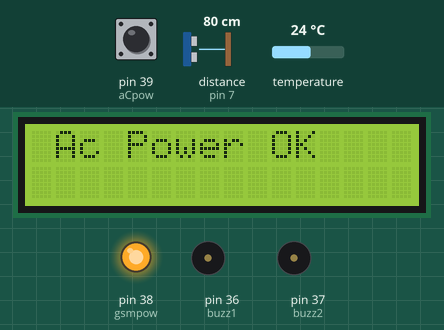
Recording of a sketch running on a simulated Arduino Mega 2560, built with avr-gcc and run on an emulated ATmega2560. Parts: 16×2 character LCD, output pins drawn as LEDs (lit = HIGH), buzzer (waves = sounding, pin HIGH). The test bench sets the inputs (shaded band); at power-on: distance to the obstacle (sensor on pin 7) 80 cm, pin 39 (aCpow) HIGH, temperature 24 °C. The echo pulse lasts 58.3 µs per cm; WiFi joins after 1.5 s; servers stay silent unless stated; uploads are accepted with an empty reply; pins used as bus, display or sensor lines are not drawn; what the sketch prints to the serial monitor is not drawn.

Above: at 1.1 s.
At 2.2 s:
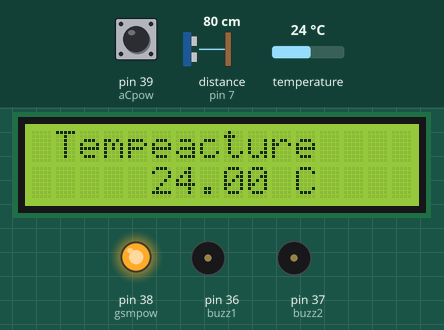
2.3 s: distance to the obstacle (sensor on pin 7) set to 2 cm
At 6.2 s:
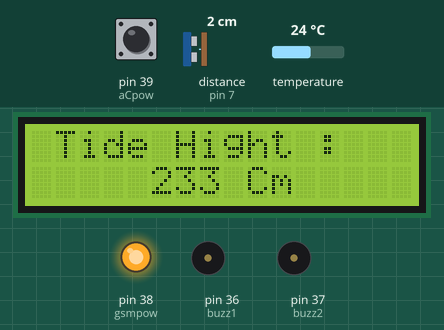
6.6 s: distance to the obstacle (sensor on pin 7) set to 4 cm
At 8.7 s:
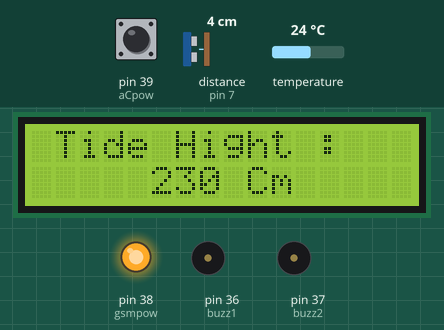
9.6 s: distance to the obstacle (sensor on pin 7) set to 9 cm
At 52.0 s:
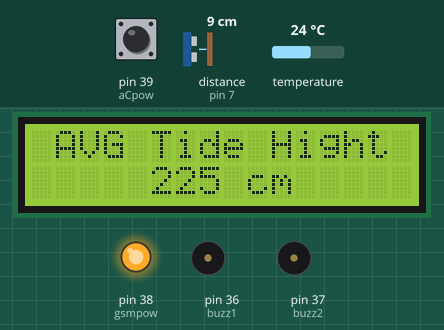
Timing chart, 0 to 52.7 s (numbered marks = the images above; inputs shaded):
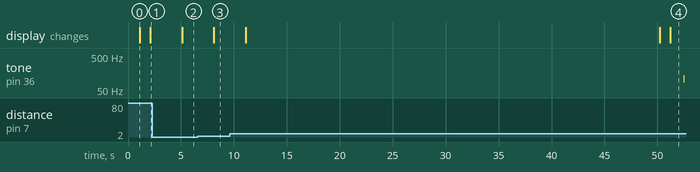

Measured:
- after the input at 2.3 s, the display: changes after 2.8 s (image 2)
- after the input at 6.6 s, the display: changes after 1.5 s (image 3)
- what the display in image 0 shows lasts 1.0 s, from 1.1 s to 2.1 s

The sketch:

v17Local.ino
```cpp
#include <Ethernet.h>
#include <SPI.h>
#include <SD.h>
#include <stdio.h>
#include <LiquidCrystal.h>
#include <OneWire.h>

#define echoPin 7 // Echo Pin
#define trigPin 8 // Trigger Pi

OneWire  ds(A8);
LiquidCrystal lcd(30, 31, 32, 33, 34, 35);


int maximumRange = 800; // Maximum range needed
int minimumRange = 0; // Minimum range needed
long duration, distance; // Duration used to calculate distance
int temp =0;
int hight = 0;
int buzz1 = 36;
int buzz2 = 37;
const int gsmpow=38;
const int aCpow=39;

int numberofReadings =15;
int averageDistance =0;
int masterDelay=30000;
int sensorValue = 0;
const int chipSelect = 4;
char loc[]="1004";
int i =0;
byte mac[] = { 0xDE, 0xAD, 0xBE, 0xEF, 0xFE, 0xED };
//byte ip[] = { 10, 30, 7, 168};
byte ip[] = { 10, 10, 5, 168};
byte server[] = {10, 10, 1,225}; // Server IP
uint8_t subnet[4] = {255, 255, 255, 0};
//uint8_t gwaddr[4] = {10, 30, 7, 254};
uint8_t gwaddr[4] = {10, 10, 5, 254};
uint8_t dnsadr[4] = {10, 10, 1, 241};

String msg="";
String cmd="";
String svNo="+94769840923";
EthernetClient client;

void(* resetFunc) (void) = 0;
const int kCePin   = 3;  // Chip Enable
const int kIoPin   = 5;  // Input/Output
const int kSclkPin = 6;  // Serial Clock


void gsmPower();
void gsmSetup();
void getDistance();
float tempecture();
void sendDa();
void sendSms(int height,float temp);
void checkAC();
void setup() {

     pinMode(aCpow, INPUT_PULLUP);
     Serial.begin (2400);
     Serial1.begin(2400);
     pinMode(gsmpow, OUTPUT);
     digitalWrite(gsmpow, HIGH);


     Ethernet.begin(mac, ip, dnsadr, gwaddr, subnet);


     pinMode(trigPin, OUTPUT);
     pinMode(echoPin, INPUT);
     pinMode(buzz1,OUTPUT);
     pinMode(buzz2,OUTPUT);
     lcd.begin(16, 2);
     lcd.setCursor(5, 0);
     lcd.print("Welcome");
     delay(1000);
     lcd.clear();
     lcd.setCursor(1, 0);
     lcd.print("Automatic Tide");
     lcd.setCursor(5, 1);
     lcd.print("Gauage");
     lcd.clear();

}
void loop() {


     if( digitalRead(aCpow))
   {
   Serial.println( "Ac Power ON ");
      lcd.clear();
     lcd.setCursor(1, 0);
    lcd.print("Ac Power OK");
  }
   else
 {
     Serial.println( "Ac Power OFF");
       lcd.clear();
     lcd.setCursor(1, 0);
    lcd.print("Ac Power OFF");
 }

  gsmSetup();
   sendDa();
   delay(masterDelay);// Master delay

   delay(masterDelay);// Master delay

   delay(masterDelay);// Master delay

   delay(masterDelay);// Master delay

   delay(masterDelay);// Master delay

   delay(masterDelay);// Master delay

   delay(masterDelay);// Master delay

   delay(masterDelay);// Master delay

   delay(masterDelay);// Master delay

   setup();

}


void getDistance(){

     duration=0;
     digitalWrite(trigPin, LOW);
     delayMicroseconds(2);
     digitalWrite(trigPin, HIGH);
     delayMicroseconds(10);
     digitalWrite(trigPin, LOW);
     duration = pulseIn(echoPin, HIGH);
      //Calculate the distance (in cm) based on the speed of sound.
     distance = duration/58.2;
     if (distance >= maximumRange || distance <= minimumRange){
     /* Send a negative number to computer and Turn LED ON
     to indicate "out of range" */
     Serial.println("-1");

    for(int i=0; i<8; i++)
	{
           digitalWrite(buzz1, HIGH);
           delay(5);
           digitalWrite(buzz1, LOW);
	}
     delay(1000);
      resetFunc();  //call reset
    }
     else {
      distance=234-distance;
      Serial.print(" ");
      Serial.println(distance);
      lcd.clear();
      lcd.setCursor(1, 0);
      lcd.print("Tide Hight : ");
      lcd.setCursor(5, 1);
      lcd.print(distance);
      lcd.print(" Cm");
     }

}

float tempecture()
{
     byte i;
  byte present = 0;
  byte type_s;
  byte data[12];
  byte addr[8];
  float celsius, fahrenheit;

  if ( !ds.search(addr)) {
    Serial.println("No more addresses.");
   // Serial.println();
    ds.reset_search();
    delay(250);

  }


  if (OneWire::crc8(addr, 7) != addr[7]) {
      Serial.println("CRC is not valid!");

       for(int i=0; i<8; i++)
  {
           digitalWrite(buzz2, HIGH);
           delay(5);
           digitalWrite(buzz2, LOW);
  }
  }
  switch (addr[0]) {
    case 0x10:

      type_s = 1;
      break;
    case 0x28:

      type_s = 0;
      break;
    case 0x22:

      type_s = 0;
      break;
    default:
      Serial.println("Device is not a DS18x20 family device.");

  }

  ds.reset();
  ds.select(addr);
  ds.write(0x44, 1);        // start conversion, with parasite power on at the end

  delay(1000);     // maybe 750ms is enough, maybe not
  // we might do a ds.depower() here, but the reset will take care of it.

  present = ds.reset();
  ds.select(addr);
  ds.write(0xBE);         // Read Scratchpad


  //Serial.print(" ");
  for ( i = 0; i < 9; i++) {           // we need 9 bytes
    data[i] = ds.read();

  }

  int16_t raw = (data[1] << 8) | data[0];
  if (type_s) {
    raw = raw << 3; // 9 bit resolution default
    if (data[7] == 0x10) {
      // "count remain" gives full 12 bit resolution
      raw = (raw & 0xFFF0) + 12 - data[6];
    }
  } else {
    byte cfg = (data[4] & 0x60);
    // at lower res, the low bits are undefined, so let's zero them
    if (cfg == 0x00) raw = raw & ~7;  // 9 bit resolution, 93.75 ms
    else if (cfg == 0x20) raw = raw & ~3; // 10 bit res, 187.5 ms
    else if (cfg == 0x40) raw = raw & ~1; // 11 bit res, 375 ms
    //// default is 12 bit resolution, 750 ms conversion time
  }
  celsius = (float)raw / 16.0;
  fahrenheit = celsius * 1.8 + 32.0;
  //Serial.print("  Temperature = ");

  //Serial.print(" Celsius, ");

  return celsius;
}


void sendDa()
{

   float temp=0;
   temp= tempecture();
    while(temp<10){
    temp= tempecture();
    Serial.println(temp);
   }

    lcd.clear();
    lcd.setCursor(1, 0);
    lcd.print("Tempeacture");
    lcd.setCursor(5, 1);
    lcd.print(temp);
    lcd.print( " C");
    delay(3000);
   averageDistance=0;
     for(int j=0;j<numberofReadings;j++){
          getDistance();
          averageDistance = averageDistance+distance;
          delay(3000);
     }
    lcd.clear();
    lcd.setCursor(1, 0);

    delay(1000);
    averageDistance=averageDistance/numberofReadings;
    Serial.println(" Avarage Distence:");
    Serial.println(averageDistance);
    lcd.clear();
    lcd.setCursor(1, 0);
    lcd.print("AVG Tide Hight");
    lcd.setCursor(5, 1);
    lcd.print( averageDistance);
    lcd.print( " cm");

    Serial.println("connecting...");

   if (client.connect(server, 80))
    {
      Serial.println("connected");
      String dataString = "";
      client.print("GET http://tide.navy.lk/datacap.aspx?Hight=");
      //client.print("GET /tide/datacap.aspx?Hight=");
      client.print(averageDistance);
      client.print("&Temp=");
      client.print(temp);
      client.print("&Loc=");
      client.print(loc);
      client.println(" HTTP/1.0");
      client.println();
      delay(1000);
      for(i=0; i<10; i++)
      {
         digitalWrite(buzz1, HIGH);
         delay(10);
         digitalWrite(buzz1, LOW);
      }

  }
  else
  {
    Serial.println("connection failed");
        lcd.clear();
        lcd.setCursor(1, 0);
        lcd.print("No Network");
        for(i=0; i<80; i++)
          {
                     digitalWrite(buzz1, HIGH);
                     delay(10);
                     digitalWrite(buzz1, LOW);
          }
        lcd.clear();
     //sendSms(averageDistance,temp);

  }

  while (client.connected())
   {
              if (client.available()) {
                char c = client.read();
               Serial.print(c);
              }
              if (!client.connected()) {
                    Serial.println();
                    Serial.println("disconnecting.");
                    client.stop();

               }

   }

}

void sendSms(int height,float temp)
{
    lcd.clear();
    lcd.setCursor(1, 0);
    lcd.print("SMS Gatway");
    lcd.setCursor(5, 1);
    lcd.print("Starting..");
    delay(1000);
    Serial1.print("at+ifc=1\r");

    while(Serial1.available())
    {
        Serial.write(Serial1.read());
    }

    Serial1.flush();

    Serial1.print("at");
    while(Serial1.available())
    {
        Serial.write(Serial1.read());
    }
     Serial1.flush();
    delay(1000);
    Serial1.print("AT+CMGF=1\r");
    while(Serial1.available())
      {
          Serial.write(Serial1.read());
      }
    Serial1.flush();
    delay(2000);
    Serial1.println("AT + CMGS =\""+svNo+"\"");
    while(Serial1.available())
    {
        Serial.write(Serial1.read());
    }
  delay(1000);
  Serial1.flush();
  Serial1.print(",tide,*");
  Serial1.print(height);//+","+temp+",");
  Serial1.print("*");
  Serial1.print(temp);
  Serial1.print("*");
   while (Serial1.available())
    {
        Serial.write(Serial1.read());
    }
    delay(1000);
  Serial1.write(0x1A);
   Serial1.flush();
  lcd.clear();
  lcd.setCursor(1, 0);
  lcd.print("Send SMS");
   while (Serial1.available())
    {
        Serial.write(Serial1.read());
    }

  delay(500);
   lcd.clear();
    lcd.setCursor(1, 0);
    lcd.print("AVG Tide Hight");
    lcd.setCursor(5, 1);
    lcd.print(height);
    lcd.print( " cm");
}


void gsmPower()
{
  delay(1000);
  digitalWrite(gsmpow, LOW);
  delay(1000);
  digitalWrite(gsmpow, HIGH);
  delay(2000);
}

void gsmSetup()
{

      sensorValue = analogRead(A7);


     if(sensorValue<350)
     {
        gsmPower();
        lcd.clear();
        lcd.setCursor(1, 0);
        lcd.print("Power On GSM ");
        delay(2000);
     }
     else
     {
       Serial.println("GSM ON");
     }


}

void checkAC()
{
}
```
